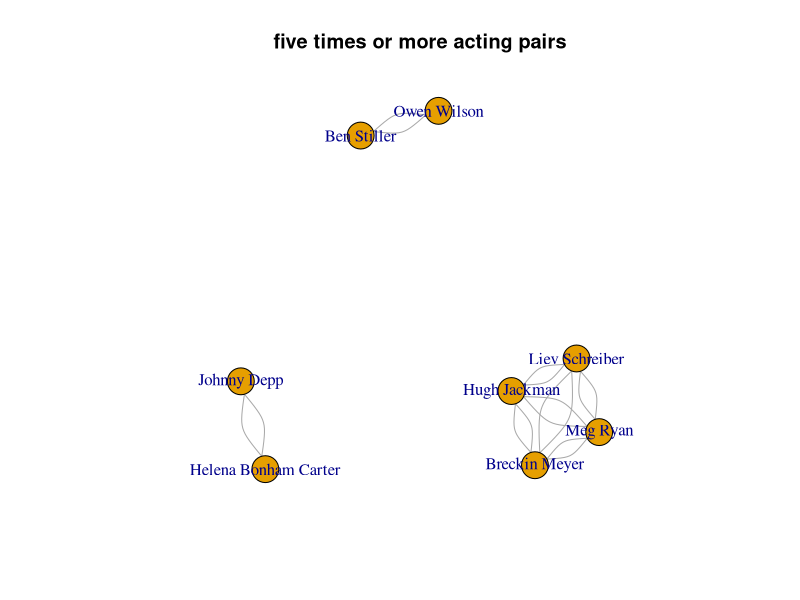
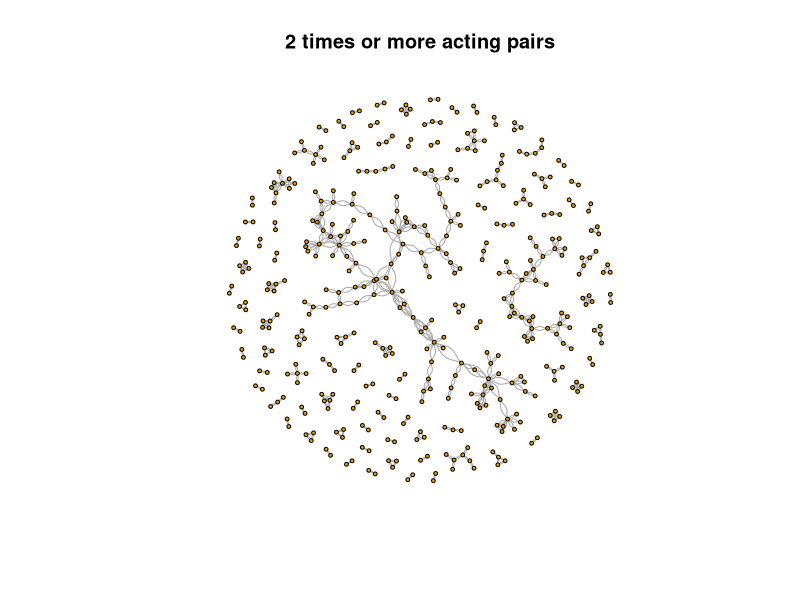
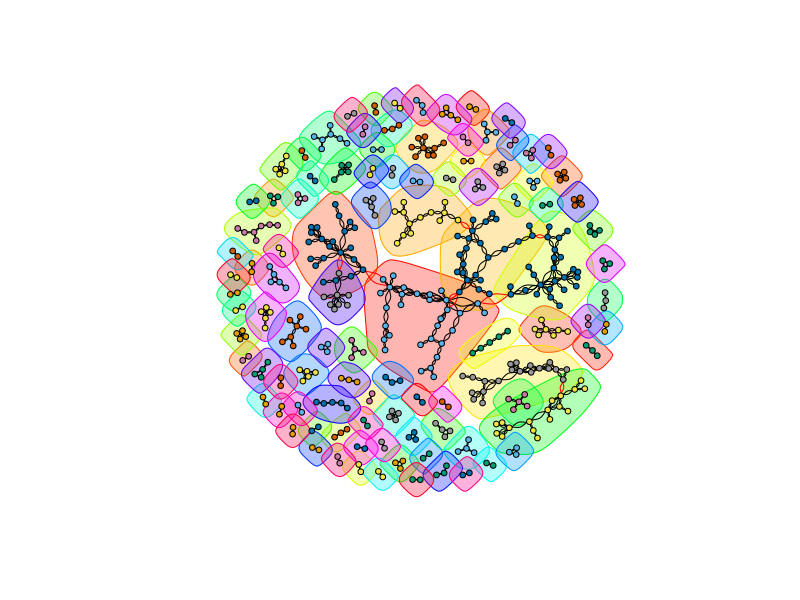

The R source for these figures, in order:
#set working directory
setwd("E:/Coding/Data anaylsis/ITI-Data-Analytics-Visualization-Specialist/R files/Mastering data visualization")

#read the data
actors = read.csv('Actors.csv')

head(actors)

#Get five-time plus acting pairs
actors5 <- actors[actors$Count>= 5,]

actors5
#load igraph package
library(igraph)

#Create a graph for acting pairs
graph5 <- graph.data.frame(
  d =actors5,
  directed = FALSE
) 

plot(graph5,main = 'five times or more acting pairs')

#Get actors who acted together 2 times or more
actors2 <- actors[actors$Count>= 2,]

#Create a undireced graph object
graph2 = graph.data.frame(
  d =actors2,
  directed = FALSE
)

plot(graph2,
     main = '2 times or more acting pairs',
     vertex.size = 2,
     vertex.label = NA,
     edge_curved = FALSE,
     edge.width =edge_attr(graph2)$count,
     )

# Create graph clusters
cluster<- cluster_edge_betweenness(graph2)

#plot community graph
plot(
  x = cluster,
  y = graph2,
  vertex.size = 3,
  vertex.label = NA,
  edge_curved = FALSE,
  edge.width =edge_attr(graph2)$count,
)
